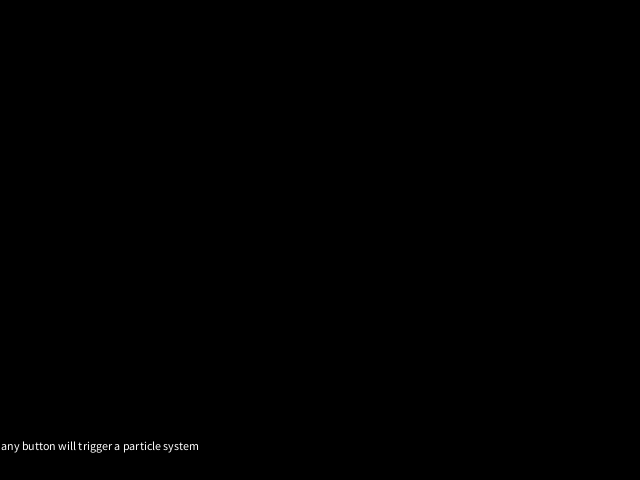
Frame 1 (no input)
Frame 60 (the mouse pressed at the canvas centre just before this capture): identical to frame 1, image omitted
Frame 120 (the mouse held since frame 60 and released just before this capture): identical to frame 1, image omitted

The Processing sketch that drew this single still picture (run headless with seeded random() and noise(); from frame 60 on, the mouse is pressed at the canvas centre):

// Processing sketch: dome_particles_one
// ── dome_particles_one.pde
ArrayList<ParticleSystem> systems;

PVector windRight = new PVector(0.1,0);
PVector sortaSpeed = new PVector(0,0.1);
PVector gravity = new PVector(0,0.05);

boolean wR = false;
boolean sP = false;

void setup() {
	size(640,480);
	systems = new ArrayList<ParticleSystem>();
  noStroke();
}

void draw() {
	background(0);
  if(!systems.isEmpty()){
      for (int i =0; i < systems.size(); i++){
        ParticleSystem ps = systems.get(i);
        ps.applyForce(gravity);
        ps.run();
        if(wR){
          ps.applyForce(windRight);
        }
        if(sP){
          ps.applyForce(sortaSpeed);
        }
      }
  } else {
    fill(255);
    text("any button will trigger a particle system",1,height-30);
  }
	
}

void keyPressed() {

  if(key == 'w'){
    wR = true;
  } else if(key == 'a'){
    sP = true; 
  }else{
    systems.add(new ParticleSystem(random(100,200),10,new PVector(random(10,630),10))); //random(480)
  }
}

void keyReleased(){
  if(key == 'w'){
    wR = false;
  } else if(key == 'a'){
    sP = false;
  }
}

/*for (ParticleSystem ps: systems) {
        ps.applyForce(gravity);
        ps.run();
        ps.addParticle();
        if(wTrue){
          ps.applyForce(wind);
        }      
      }*/
// ── Particle.pde
// particle
class Particle {
  PVector location;
  PVector velocity;
  PVector acceleration;
  float lifespan; // alpha
  float diameter;

  // colours
  float r;
  float g = 20;
  float b = 100;
  
  Particle(float col,PVector l){
    // For demonstration purposes we assign the Particle an initial velocity and constant acceleration.
    acceleration = new PVector(0,0.09);
    velocity = new PVector(random(-1,1),random(-2,0));
    location = l.get();
    lifespan = 255;
    diameter = random(1,8);
    //print("P:" + red);
    r = col;
    
    
  }

  void applyForce(PVector force){
    acceleration.add(force);
  }
  
  void run(){
    update();
    display();
  }
  
  void update(){
    velocity.add(acceleration);
    location.add(velocity);
    acceleration.mult(0);
    lifespan -= 1.0;
  }
  
  void display(){
    stroke(0, lifespan);
    fill(r, g, b, lifespan);
    ellipse(location.x, location.y,diameter,diameter);

  }
  
  boolean isDead(){
    if(lifespan < 0.0){
      return true;
    }else{
      return false;
    }
  }
}
// ── ParticleSystem.pde
// particle system
class ParticleSystem {
	
	ArrayList<Particle> plist;
	PVector origin; // An origin point for where particles are birthed
	float c;

	ParticleSystem(float col, int num, PVector v){
		plist = new ArrayList<Particle>();
		origin = v.get();
		c = col;
		for(int i = 0; i < num; i++){
			plist.add(new Particle(c,origin)); 
		}
	}
	void applyForce(PVector force){
		for (Particle p : plist){
			p.applyForce(force);
		}
	}
	void run(){		
		// iterate through array of single particles backwards
		// remove single particles when they are dead. 

		for (int i = plist.size()-1; i > 0; i--){
			Particle p = plist.get(i);
			p.run();
			if (p.isDead()){
				plist.remove(i);
			}
		}
		addParticle();
		//print(plist.size());
	}


	void addParticle(){
		//println("AP: "+r);
		float r = random(1);
		if (r<0.4) {
			plist.add(new SquareParticle(c,origin));
		}else{
			plist.add(new Particle(c,origin));
		}
	}

	boolean dead(){
		if(plist.isEmpty() || plist.size() == 1){
			return true;
		}else{
			return false;
		}
	}
}
// ── SquareParticle.pde
class SquareParticle extends Particle{

    
    float size;
    float c;
    float c1;
    float c2;
    
    SquareParticle(float col, PVector l){
        super(col,l);
        size = random(2,8); 
        c = col;
        //print(c);
        c1 = random(20,100);
        c2 = random(20, 200);
        
    }

    void display(){
        float theta = map(location.x,0,width,0,TWO_PI*2);
        rectMode(CENTER);
        fill(0,c1,c2,lifespan);
        stroke(0,lifespan);
        pushMatrix();
        translate(location.x,location.y);
        rotate(theta);
        rect(0,0,size,size);
        popMatrix();
    }
}


/*class SquareParticle extends Particle{

    //float g;
    //float size;

    SquareParticle(PVector l){
        //super(l);
        super(r,l); // inherits the thing from the constructor.
        //g = random(40, 200);
        size = random(2,8); 
        g = col;

    }
     void display() {
        float theta = map(location.x,0,width,0,TWO_PI*2);

        rectMode(CENTER);
        fill(0,g,200,lifespan);
        stroke(0,lifespan);
        //[full] If we rotate() a shape in Processing, we need to familiarize ourselves with transformations. For more, visit: http://processing.org/learning/transform2d/
        pushMatrix();
        translate(location.x,location.y);
        rotate(theta);
        rect(0,0,size,size);
        popMatrix();
        //[end]
    }

}*/
